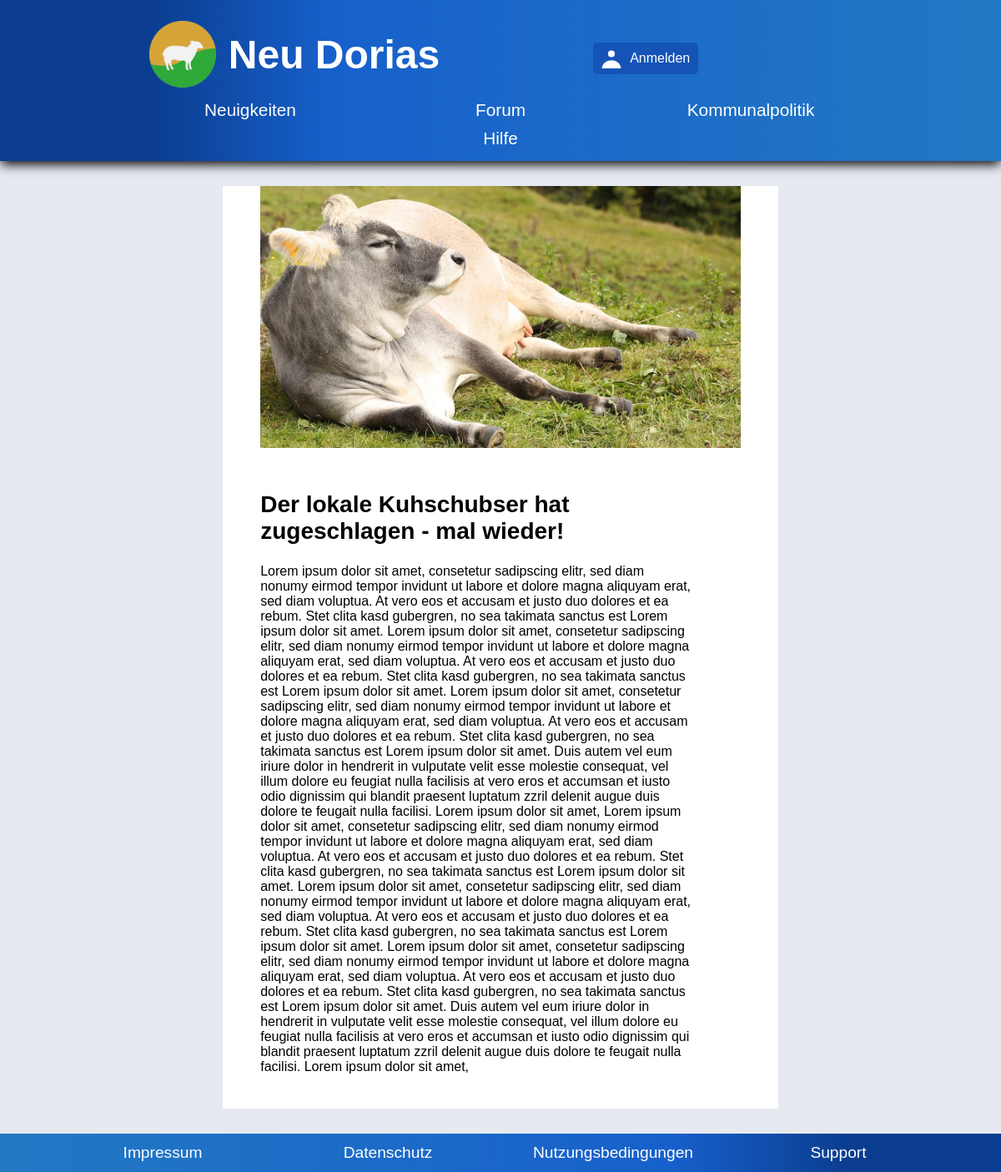
Screenshot of /sites/news/article/article.php?id=a_1098231273812039 with the database file from the repository.
### tables this page shows
CREATE TABLE Article (
    		uuid VARCHAR(255),
    		title VARCHAR,
    		contentPreview VARCHAR,
    		content VARCHAR,
    		picturePath VARCHAR(255),
    		CONSTRAINT PK_Like PRIMARY KEY (uuid)
		);

### sites/news/DBArticleDAO.php (called while the page is built, shortened)
<?php
include_once "../../SQLHelper.php";
class DBArticleDAO implements ArticleDAO
{
	private $db;
	function __construct(){
		$user = 'root';
		$pw = null;
		$dsn = 'sqlite:..\..\kompol.db';
		$helper = new SQLHelper();
		$this->db = new PDO($dsn, $user, $pw);
	}
	function getArticle($uuid) {
		try {
			$sql = "SELECT * FROM Article WHERE uuid = '" . $uuid . "'";
			$test = $this->db->query($sql);
			$article= $test->fetchAll();
			return array_pop($article);
		} catch (Exception $ex) {
			return null;
		}
	}
}

### sites/SQLHelper.php (called while the page is built, shortened)
<?php
class SQLHelper {
	private $db;
	function __construct() {
		$user = 'root';
		$pw = null;
		$dsn = 'sqlite:..\..\kompol.db';
		$this->db = new PDO($dsn, $user, $pw);
	}
	function createUserTable(){
		$sql = "CREATE TABLE IF NOT EXISTS User (
    		uuid VARCHAR(255) PRIMARY KEY,
    		email VARCHAR(255) UNIQUE,
    		password VARCHAR,
    		avatar VARCHAR,
        username VARCHAR,
    		firstName VARCHAR(255),
    		lastName VARCHAR(255),
    		party VARCHAR(255),
    		registrationCode VARCHAR(255),
    		FOREIGN KEY (party) REFERENCES Party(name)
		)";
		if ($this->db->exec($sql)) {
			return true;
		} else {
			return false;
		}
	}
	function createPartyTable(){
		$sql = "CREATE TABLE IF NOT EXISTS Party (
    		name VARCHAR(255) PRIMARY KEY,
    		text VARCHAR,
    		textPreview VARCHAR,
    		logo VARCHAR
		)";
		if ($this->db->exec($sql)) {
			return true;
		} else {
			return false;
		}
	}
	function createPostTable(){
		$sql = "CREATE TABLE IF NOT EXISTS Post (
    		uuid VARCHAR(255) PRIMARY KEY,
    		title VARCHAR,
    		text VARCHAR,
    		date DATE DEFAULT CURRENT_DATE,
    		author VARCHAR,
    		category VARCHAR,
    		CONSTRAINT FK_User FOREIGN KEY (author) REFERENCES User(uuid)
		)";
		$result = $this->db->exec($sql);
		return $result;
	}
	function createCommentTable(){
		$sql = "CREATE TABLE IF NOT EXISTS Comment (
    		uuid VARCHAR(255) PRIMARY KEY,
    		answerTo VARCHAR,
    		text VARCHAR,
    		date DATE DEFAULT CURRENT_DATE,
    		author VARCHAR,
    		CONSTRAINT FK_User FOREIGN KEY (author) REFERENCES User(uuid)
		)";
		if ($this->db->exec($sql)) {
			return true;
		} else {
			return false;
		}
	}
	function createArticleTable(){
		$sql = "CREATE TABLE IF NOT EXISTS Article (
    		uuid VARCHAR(255),
    		title VARCHAR,
    		contentPreview VARCHAR,
    		content VARCHAR,
    		picturePath VARCHAR(255),
    		CONSTRAINT PK_Like PRIMARY KEY (uuid)
		)";
		if ($this->db->exec($sql)) {
			return true;
		} else {
			return false;
		}
	}
	function createLikeTable(){
		$sql = "CREATE TABLE IF NOT EXISTS Like (
    		uuid VARCHAR(255),
    		user VARCHAR(255),
    		CONSTRAINT PK_Like PRIMARY KEY (uuid,user),
    		CONSTRAINT PK_LikeUser FOREIGN KEY (user) REFERENCES User(uuid)
		)";
		if ($this->db->exec($sql)) {
			return true;
		} else {
			return false;
		}
	}
	function createDislikeTable(){
		$sql = "CREATE TABLE IF NOT EXISTS Dislike (
    		uuid VARCHAR(255),
    		user VARCHAR(255),
    		CONSTRAINT PK_Dislike PRIMARY KEY (uuid,user),
    		CONSTRAINT PK_LikeUser FOREIGN KEY (user) REFERENCES User(uuid)
		)";
		if ($this->db->exec($sql)) {
			return true;
		} else {
			return false;
		}
	}
	function closeConnection() {
		$this->db = null;
	}
}

### sites/news/article/ArticleController.php (called while the page is built, shortened)
<?php
include_once "../DBArticleDAO.php";
$articleDAO = new DBArticleDAO();
$article = $articleDAO->getArticle($_GET["id"]);

### sites/news/article/article.php (the view, shortened to what this page needs)
<!DOCTYPE html>
<html lang="de">
<head>
  <link rel="stylesheet" type="text/css" href="../../main.css">
  <link rel="stylesheet" type="text/css" href="article.css">
</head>
  <body>
    <?php
    include_once "../../components/header/header.php"
    ?>
    <?php
    include_once "ArticleController.php"
    ?>
    <main>
      <?php if(isset($article)): ?>
        <div class="mainBox">
          <img
            width="600"
            height="400"
            src="<?php echo isset($article["picturePath"])? $article["picturePath"] : "../media/pictureDummy.png" ?>"
            alt = "Bild zum Artikel">
          <h2><?php echo isset($article["title"])? $article["title"] : "Nicht vorhanden"; ?></h2>
          <p>
              <?php echo isset($article["content"])? $article["content"] : "Nicht gefunden"; ?>
          </p>
        </div>
	  <?php else: ?>
        <h2>Artikel nicht gefunden</h2>
	  <?php endif ?>
    </main>
    <?php
    include_once "../../components/footer/footer.php"
    ?>
  </body>
</html>

### sites/main.css (style rules this page uses)
html, body { display: flex; margin: 0; min-height: 100vh; width: 100%; min-width: 350px; font-family: Verdana, sans-serif; }
body { flex-direction: column; display: flex; height: 100%; min-height: 100vh; background-color: #e6e9f0; }
main { flex: auto; padding: 30px; }
main h1, h2, h3, p { color: #000; overflow-wrap: break-word; }
@media screen and (min-width: 650px) { main { padding: 30px 80px 30px 80px; } }

### sites/news/article/article.css (style rules this page uses)
.mainBox { background-color: white; padding: 0px 25px 25px 25px; margin-left: 5%; margin-right: 5%; }
.mainBox img { margin-right: 45px; max-width: 100%; height: auto; }
.mainBox h2 { padding-top: 25px; margin-right: 10%; font-size: 1.75em; }
.mainBox p { font-size: 1em; margin-right: 10%; }
@media screen and (min-width: 800px) { .mainBox { margin-left: 18%; margin-right: 18%; padding: 0px 45px 25px 45px; } }
@media screen and (min-width: 1200px) { .mainBox { margin-left: 18%; margin-right: 18%; } }

### rows the page displays
article: picturePath (picture), title "Der lokale Kuhschubser hat zugeschlagen - mal wieder!", content "Lorem ipsum dolor sit amet, consetetur sadipscing elitr, sed diam nonumy eirmod tempor invidunt ut labore et dolore magna aliquyam erat, sed diam voluptua. At vero eos et accusam et justo duo dolores et ea rebum. Stet clita kasd gubergren, no sea takimata sanctus est Lorem ipsum dolor sit amet. Lorem ipsum dolor sit amet, consetetur sadipscing elitr, sed diam nonumy eirmod tempor invidunt ut labore et dolore magna aliquyam erat, sed diam voluptua. At vero eos et accusam et justo duo dolores et ea rebum. Stet clita kasd gubergren, no sea takimata sanctus est Lorem ipsum dolor sit amet. Lorem ipsum dolor sit amet, consetetur sadipscing elitr, sed diam nonumy eirmod tempor invidunt ut labore…"
